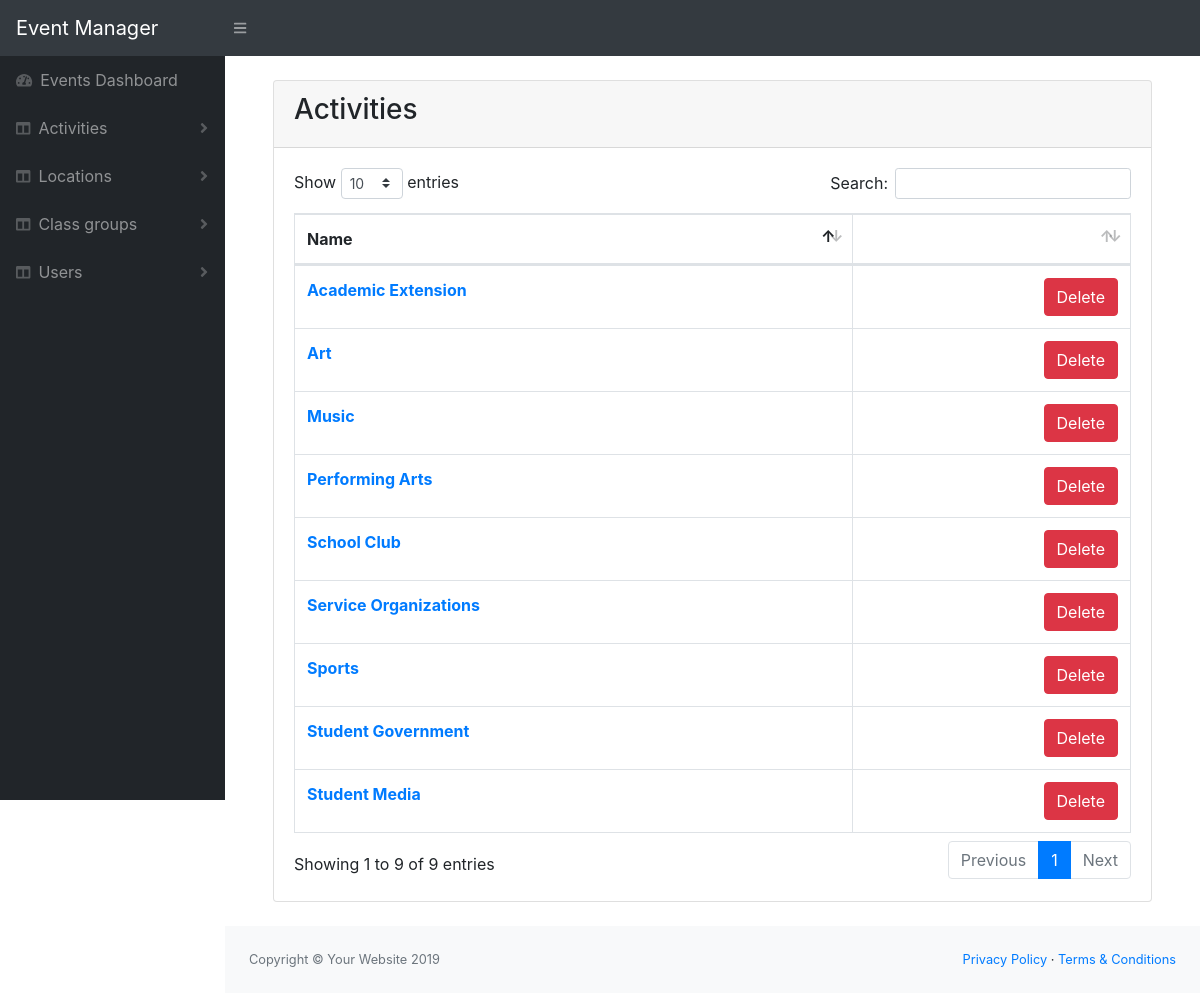
The page /activity-list.php on the database its author committed.
### tables this page shows
CREATE TABLE `activity` (
  `id` int(11) NOT NULL,
  `name` varchar(255) NOT NULL,
  `disabled` tinyint(4) NOT NULL DEFAULT 0
);

### lib/Template.php (called while the page is built, shortened)
<?php
class Template{
    protected $template;
    public function __construct($template){
        $this->template = $template;
    }
    public function __toString(){
        include basename($this->template);
        return ob_get_clean();
    }
}

### lib/Database.php (called while the page is built, shortened)
<?php
Class Database{
    private $host = DB_HOST;
    private $user = DB_USER;
    private $pass = DB_PASS;
    private $dbname = DB_NAME;
    private $dbh;
    private $stmt;
    public function __construct(){
        $dsn = 'mysql:host='. $this->host .';dbname='. $this->dbname;
        $options = array(
            PDO::ATTR_PERSISTENT => true,
            PDO::ATTR_ERRMODE => PDO::ERRMODE_EXCEPTION
        );
        try{
            $this->dbh = new PDO($dsn, $this->user, $this->pass, $options);
        }catch(PDOException $ex){
            $this->error = $e->getMessage();
        }
    }
    public function query($query){
        $this->stmt = $this->dbh->prepare($query);
    }
    public function execute(){
        return $this->stmt->execute();
    }
    public function resultSet(){
        $this->execute();
        return $this->stmt->fetchAll(PDO::FETCH_OBJ);
    }
}

### lib/Activity.php (called while the page is built, shortened)
<?php
class Activity{
    private $db;
    public function __construct(){
        $this->db = new Database;
    }
    public function getAllActivities(){
        $this->db->query('SELECT * FROM activity WHERE disabled = 0 ORDER BY name ASC');
        $results = $this->db->resultSet();
        return $results;
    }
}

### templates/activity-list.php (the view, shortened to what this page needs)
<?php include 'inc/header.php' ?>
    <div class="container-fluid mt-4">
        <div class="card mb-4">
            <div class="card-header"><h3>Activities</h3></div>
            <div class="card-body">
                <div class="table-responsive">
                    <table class="table table-bordered mt-2" id="sortable-table">
                        <thead>
                            <tr>
                            <th scope="col">Name</th>
                            <th scope="col"></th>
                            </tr>
                        </thead>
                        <tbody>
                            <?php foreach($activities as $activity): ?>
                            <tr>
                                <th scope="row"><a href="activity.php?id=<?php echo $activity->id; ?>&a=e"> <?php echo $activity->name; ?></a></th>
                                <td class="d-flex flex-row-reverse bd-highlight">
                                    <form action="activity.php" method="post">
                                        <input type="submit" name="submit" class="btn btn-danger" value="Delete">
                                    </form>
                                </td>
                            </tr>
                        <?php endforeach; ?>
                        </tbody>
                    </table>
                </div>
            </div>
        </div>
    </div>
<?php include 'inc/footer.php' ?>

### rows shown on the page
activity: name "Academic Extension"
activity: name "Art"
activity: name "Music"
activity: name "Performing Arts"
activity: name "School Club"
activity: name "Service Organizations"
activity: name "Sports"
activity: name "Student Government"
activity: name "Student Media"

### other values the page prints
SITE_TITLE "Event Manager"
